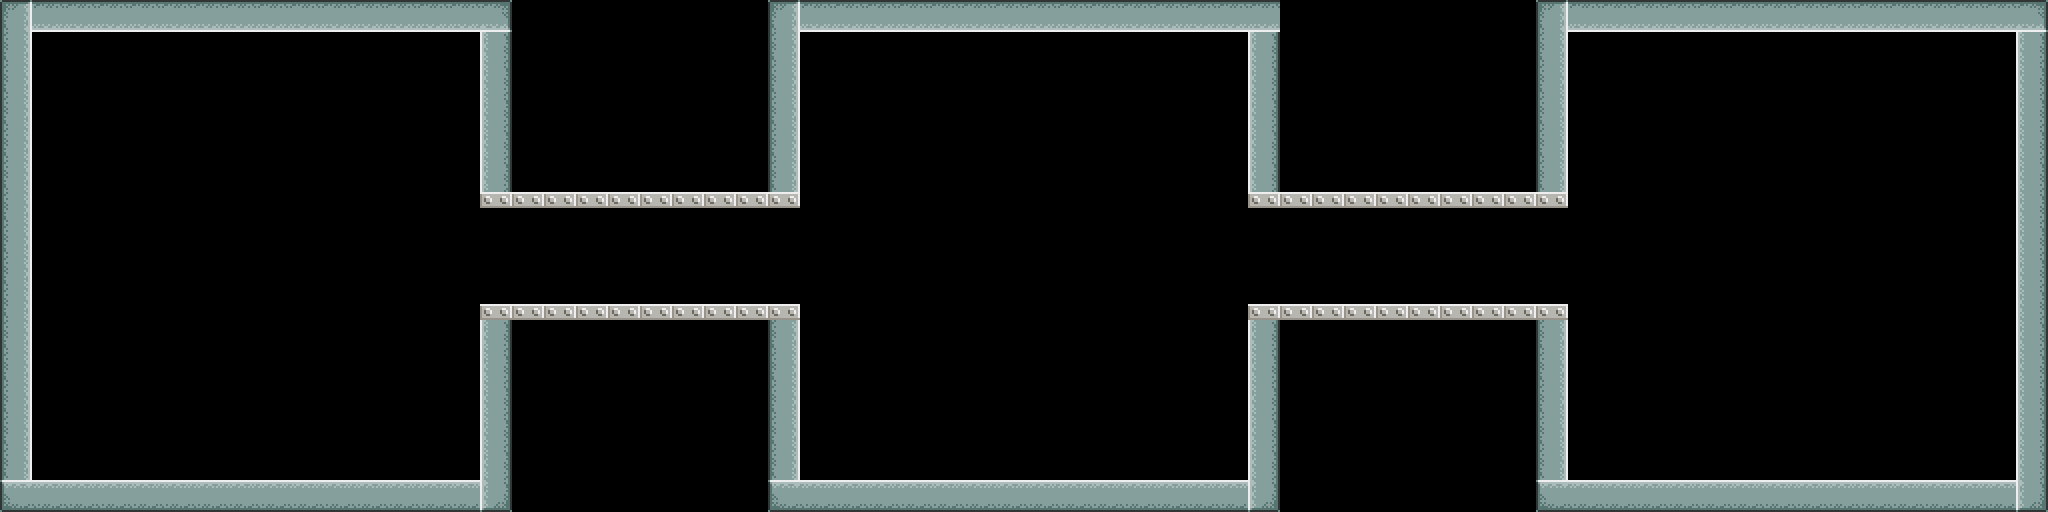

This game map was drawn from its Tiled (.tmx) file and the tilesets committed beside it. A one-line description and the trimmed map source follow:
An orthogonal 64x16 tile map with 32x32 px tiles, 1 tile layer (Tile Layer 1) and 20 objects.

<map version="1.2" tiledversion="1.3.2" orientation="orthogonal" renderorder="right-down" compressionlevel="0" width="64" height="16" tilewidth="32" tileheight="32" infinite="0" nextlayerid="4" nextobjectid="22">
 <tileset firstgid="1" source="atomicsdemo-tileset.tsx" />
 <layer id="1" name="Tile Layer 1" width="64" height="16">
  <data>[1024 cells, 204 non-empty, 4 distinct tile ids]</data>
 </layer>
 <objectgroup id="3" name="walls">
  <object id="1" x="0" y="0" width="32" height="510.667" />
  <object id="2" x="30.6667" y="481.333" width="477.333" height="28" />
  <object id="3" x="481.333" y="304" width="28" height="176" />
  <object id="4" x="29.3333" y="1.33333" width="480" height="30.6667" />
  <object id="5" x="477.333" y="33.3333" width="34.6667" height="172" />
  <object id="7" x="485.333" y="304" width="312" height="13.3333" />
  <object id="8" x="477.333" y="193.333" width="318.667" height="12" />
  <object id="9" x="768" y="0" width="30.6667" height="196" />
  <object id="10" x="770.667" y="306.667" width="26.6667" height="201.333" />
  <object id="11" x="800" y="481.333" width="477.333" height="31.833" />
  <object id="12" x="1248" y="302.667" width="30.6667" height="180" />
  <object id="13" x="770.667" y="0" width="509.333" height="30.6667" />
  <object id="14" x="1249.33" y="1.33333" width="28" height="201.333" />
  <object id="15" x="1260" y="301.333" width="306.667" height="16" />
  <object id="16" x="1253.33" y="190.667" width="313.333" height="13.3333" />
  <object id="17" x="1536" y="0" width="32" height="193.333" />
  <object id="18" x="1538.67" y="314.667" width="29.3333" height="193.333" />
  <object id="19" x="1570.67" y="481.333" width="472" height="26.6667" />
  <object id="20" x="1537.33" y="0" width="509.333" height="33.3333" />
  <object id="21" x="2017.33" y="17.3333" width="26.6667" height="488" />
 </objectgroup>
</map>
